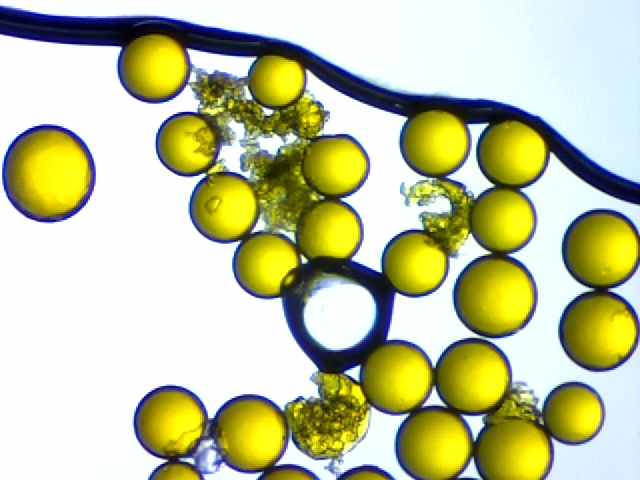
#> input picture test/resources/sample3/20180827_ARB2_objx4_1.jpg, 640 x 480 px; its folder holds 4 pictures in this run
$ python stitchingPOC.py
#> lines starting #> are read from the running program, lines starting #| are printed output that depends on the picture
import cv2
import os

dirname = os.path.dirname(__file__)
path = os.path.join(dirname, "resources/sample3/")
stitcher = cv2.createStitcher()
images = []


for file in os.listdir(path):
	images.append(cv2.imread(path + file, cv2.IMREAD_COLOR))


ret, pano = stitcher.stitch(images)
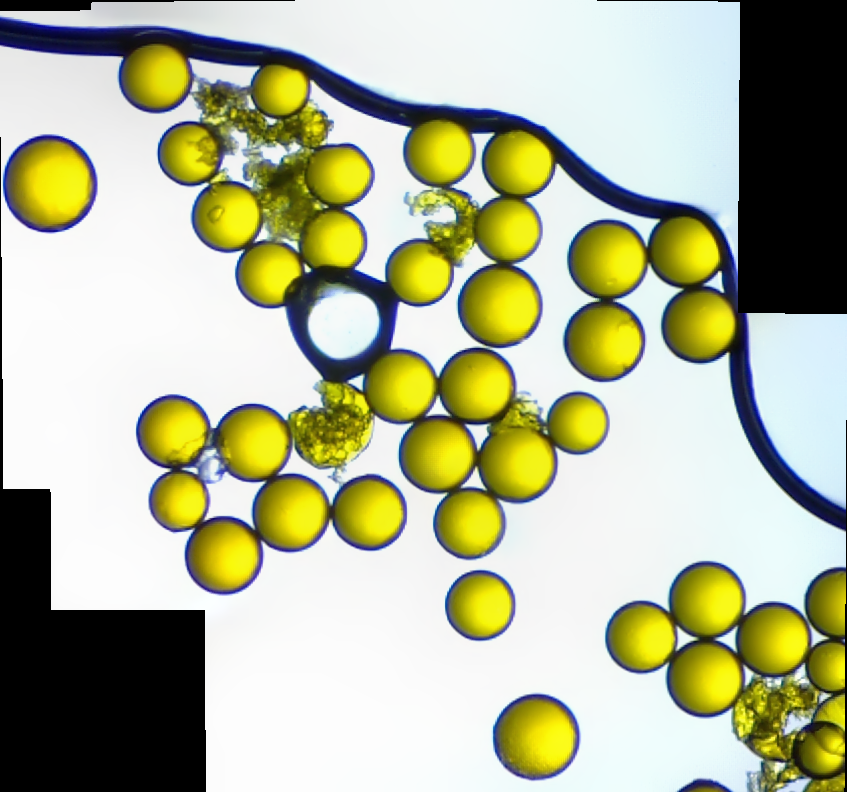
#> pano: shape (792, 847, 3); mean B, G, R 150.1, 180.8, 177.5

if ret == cv2.STITCHER_OK:
    cv2.imshow('panorama', pano)
    cv2.waitKey()

    cv2.destroyAllWindows()
else:
    print('Error during stiching')
